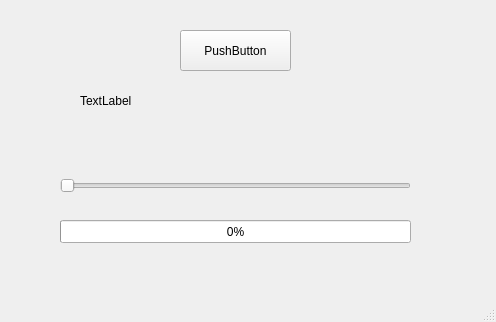
<?xml version="1.0" encoding="UTF-8"?>
<ui version="4.0">
 <class>MainWindow</class>
 <widget class="QMainWindow" name="MainWindow">
  <property name="geometry">
   <rect>
    <x>0</x>
    <y>0</y>
    <width>496</width>
    <height>322</height>
   </rect>
  </property>
  <property name="windowTitle">
   <string>MainWindow</string>
  </property>
  <widget class="QWidget" name="centralwidget">
   <widget class="QPushButton" name="button">
    <property name="geometry">
     <rect>
      <x>180</x>
      <y>30</y>
      <width>111</width>
      <height>41</height>
     </rect>
    </property>
    <property name="text">
     <string>PushButton</string>
    </property>
   </widget>
   <widget class="QLabel" name="text">
    <property name="geometry">
     <rect>
      <x>80</x>
      <y>70</y>
      <width>331</width>
      <height>61</height>
     </rect>
    </property>
    <property name="text">
     <string>TextLabel</string>
    </property>
   </widget>
   <widget class="QSlider" name="horizontalSlider">
    <property name="geometry">
     <rect>
      <x>60</x>
      <y>170</y>
      <width>351</width>
      <height>31</height>
     </rect>
    </property>
    <property name="orientation">
     <enum>Qt::Horizontal</enum>
    </property>
   </widget>
   <widget class="QProgressBar" name="progressBar">
    <property name="geometry">
     <rect>
      <x>60</x>
      <y>220</y>
      <width>351</width>
      <height>23</height>
     </rect>
    </property>
    <property name="value">
     <number>0</number>
    </property>
   </widget>
  </widget>
  <widget class="QMenuBar" name="menubar">
   <property name="geometry">
    <rect>
     <x>0</x>
     <y>0</y>
     <width>496</width>
     <height>22</height>
    </rect>
   </property>
  </widget>
  <widget class="QStatusBar" name="statusbar"/>
 </widget>
 <resources/>
 <connections/>
</ui>
